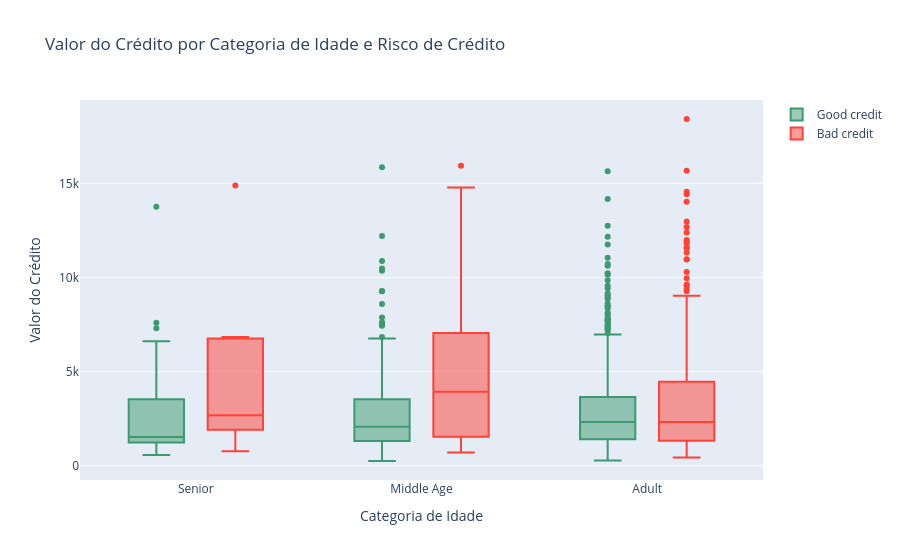

Notebook code for this chart:
### Code cell
# Separando os dados em dois DataFrames com base no risco de crédito
df_good_credit = df[df["Credit Risk"] == 1]
df_bad_credit = df[df["Credit Risk"] == 2]

# Plotando boxplots do valor do crédito por categoria de idade e risco de crédito
trace0 = go.Box(
    y=df_good_credit["Credit amount"],
    x=df_good_credit["Age_cat"],
    name='Good credit',
    marker=dict(
        color='#3D9970'
    )
)

trace1 = go.Box(
    y=df_bad_credit['Credit amount'],
    x=df_bad_credit['Age_cat'],
    name='Bad credit',
    marker=dict(
        color='#FF4136'
    )
)
    
data = [trace0, trace1]

layout = go.Layout(
    title='Valor do Crédito por Categoria de Idade e Risco de Crédito',
    yaxis=dict(
        title='Valor do Crédito',
        zeroline=False
    ),
    xaxis=dict(
        title='Categoria de Idade'
    ),
    boxmode='group'
)
fig = go.Figure(data=data, layout=layout)

py.iplot(fig, filename='box-age-cat')

### Figure 1 — Plotly figure (JSON) as saved in the notebook; plotly's stock layout.template omitted (floating-point values rounded to 4 significant figures; data arrays with more than 128 entries replaced by an {"elided": "..."} marker saying what was removed)
{"data": [{"marker": {"color": "#3D9970"}, "name": "Good credit", "type": "box", "x": {"elided": "665 str values"}, "y": {"elided": "665 int values"}}, {"marker": {"color": "#FF4136"}, "name": "Bad credit", "type": "box", "x": {"elided": "289 str values"}, "y": {"elided": "289 int values"}}], "layout": {"boxmode": "group", "title": {"text": "Valor do Crédito por Categoria de Idade e Risco de Crédito"}, "xaxis": {"title": {"text": "Categoria de Idade"}}, "yaxis": {"title": {"text": "Valor do Crédito"}, "zeroline": false}}}
